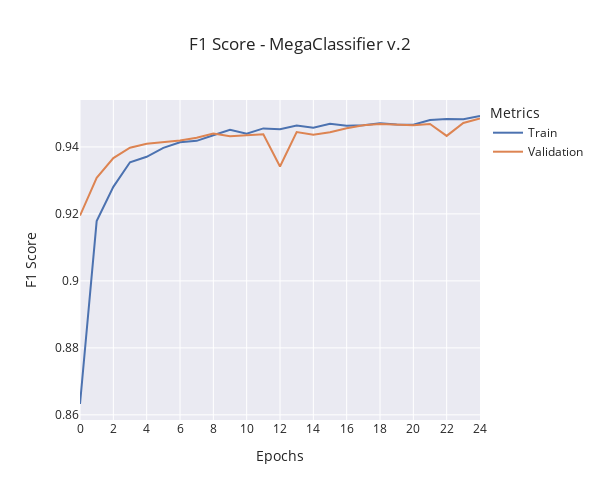

Source (notebook cell):
### Code cell
# Calcular F1-Score
train_metrics["f1_score"] = (
    2
    * (train_metrics["precision"] * train_metrics["recall"])
    / (train_metrics["precision"] + train_metrics["recall"])
)
validation_metrics["val_f1_score"] = (
    2
    * (validation_metrics["val_precision"] * validation_metrics["val_recall"])
    / (validation_metrics["val_precision"] + validation_metrics["val_recall"])
)

window_size = 0
train_data = (
    moving_average(train_metrics["f1_score"], window_size)
    if window_size != 0
    else train_metrics["f1_score"]
)
validation_data = (
    moving_average(validation_metrics["val_f1_score"], window_size)
    if window_size != 0
    else validation_metrics["val_f1_score"]
)

fig = go.Figure()

fig.add_trace(
    go.Scatter(
        y=train_data,
        x=np.arange(len(train_data)),
        mode="lines",
        name="Train",
    )
)

fig.add_trace(
    go.Scatter(
        y=validation_data,
        x=np.arange(len(validation_data)),
        mode="lines",
        name="Validation",
    )
)

fig.update_layout(
    title=f"F1 Score - {model_name} {version}",
    xaxis_title="Epochs",
    yaxis_title="F1 Score",
    legend_title="Metrics",
    template="seaborn",
    width=600,
    height=500,
    xaxis=dict(
        tickmode="linear",
        tick0=0,
        dtick=2,
    ),
)

fig.show()

### Figure 1 — Plotly figure (JSON) as saved in the notebook; plotly's stock layout.template omitted (floating-point values rounded to 4 significant figures)
{"data": [{"mode": "lines", "name": "Train", "type": "scatter", "x": [0, 1, 2, 3, 4, 5, 6, 7, 8, 9, 10, 11, 12, 13, 14, 15, 16, 17, 18, 19, 20, 21, 22, 23, 24], "y": [0.8632, 0.9178, 0.9281, 0.9354, 0.937, 0.9397, 0.9414, 0.9418, 0.9435, 0.9451, 0.9439, 0.9455, 0.9453, 0.9464, 0.9458, 0.9469, 0.9463, 0.9465, 0.9471, 0.9467, 0.9466, 0.948, 0.9483, 0.9483, 0.9492]}, {"mode": "lines", "name": "Validation", "type": "scatter", "x": [0, 1, 2, 3, 4, 5, 6, 7, 8, 9, 10, 11, 12, 13, 14, 15, 16, 17, 18, 19, 20, 21, 22, 23, 24], "y": [0.9195, 0.9308, 0.9367, 0.9398, 0.941, 0.9415, 0.9419, 0.9427, 0.944, 0.9432, 0.9433, 0.9437, 0.9341, 0.9444, 0.9437, 0.9444, 0.9455, 0.9465, 0.9468, 0.9466, 0.9465, 0.9469, 0.9433, 0.9471, 0.9485]}], "layout": {"height": 500, "legend": {"title": {"text": "Metrics"}}, "title": {"text": "F1 Score - MegaClassifier v.2"}, "width": 600, "xaxis": {"dtick": 2, "tick0": 0, "tickmode": "linear", "title": {"text": "Epochs"}}, "yaxis": {"title": {"text": "F1 Score"}}}}
